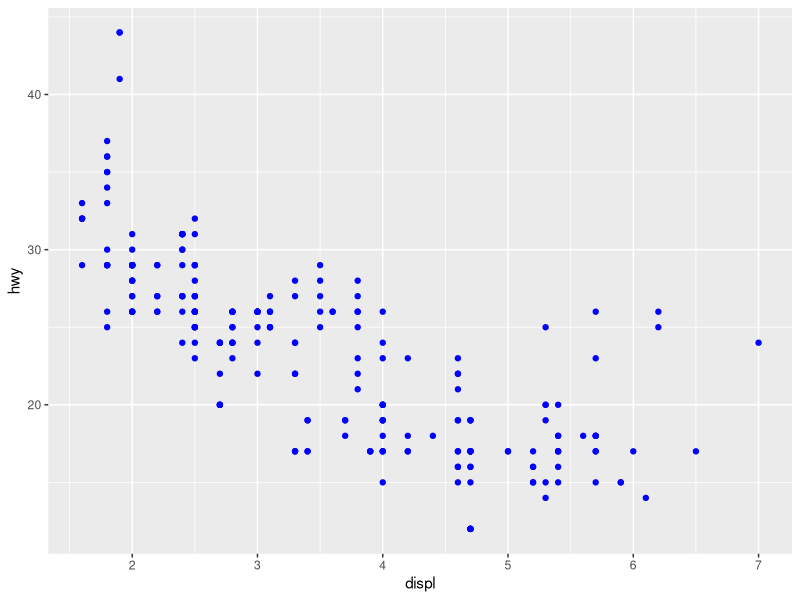
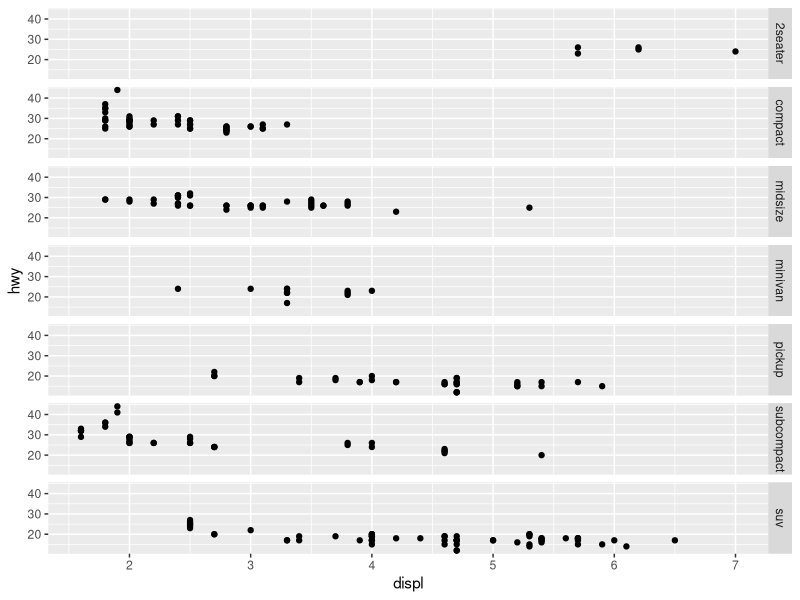
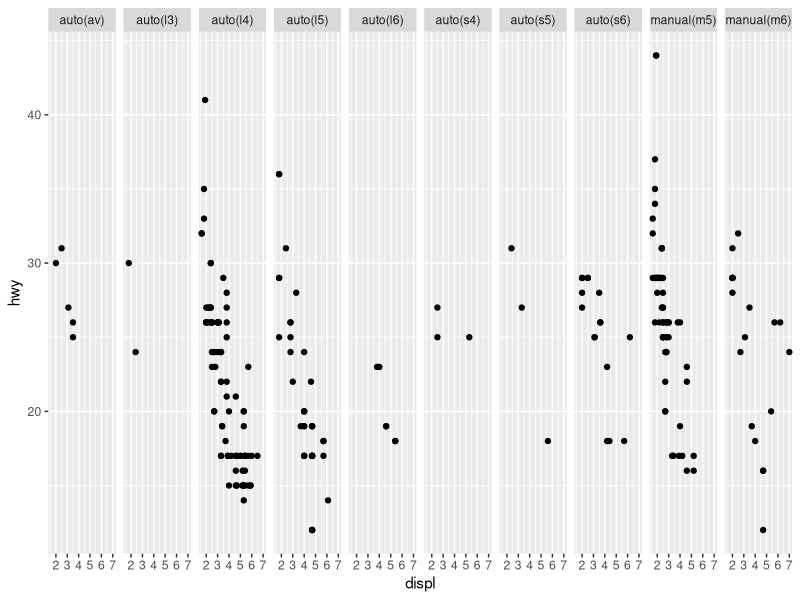
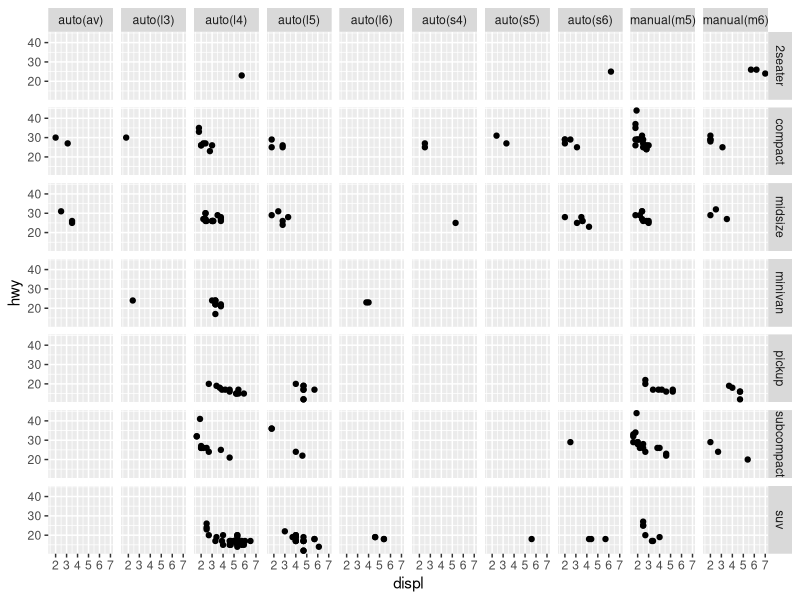
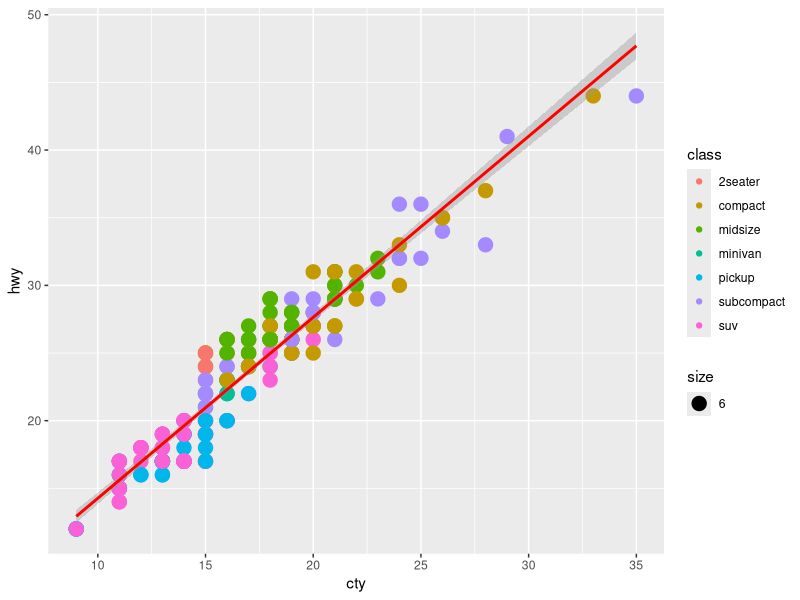
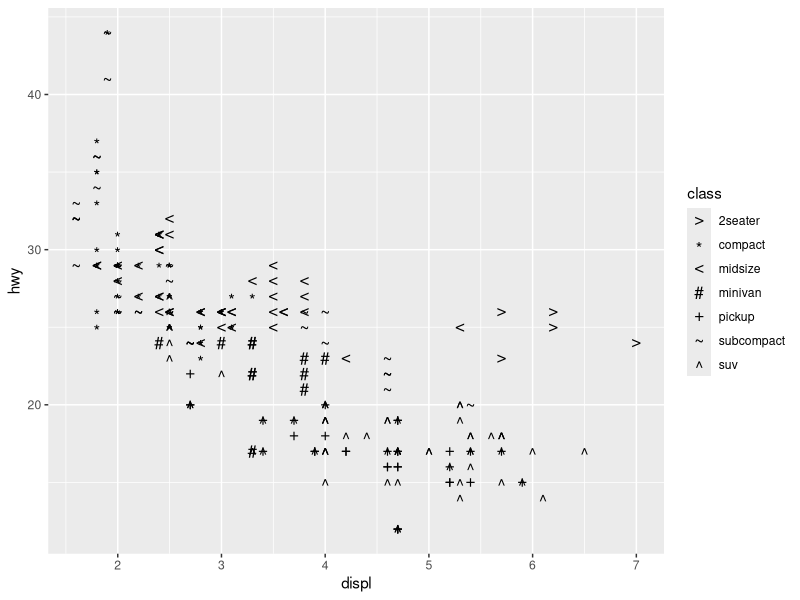
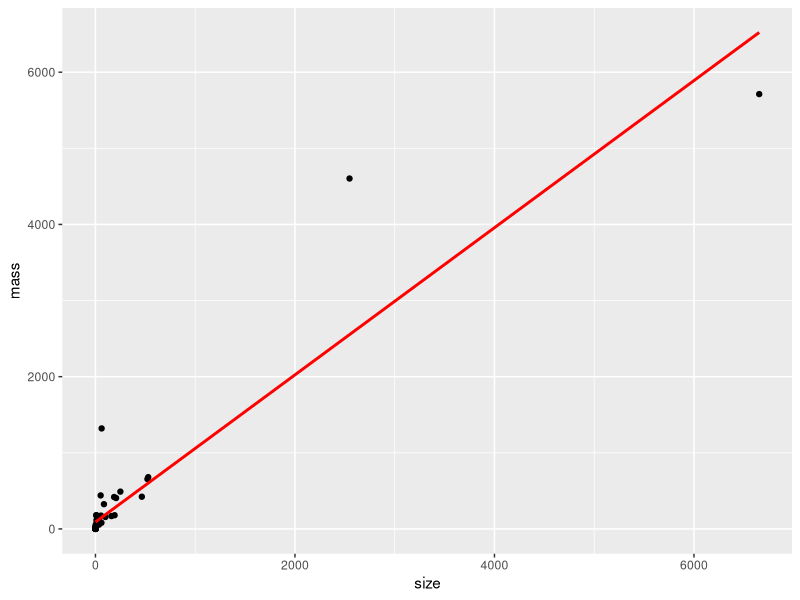
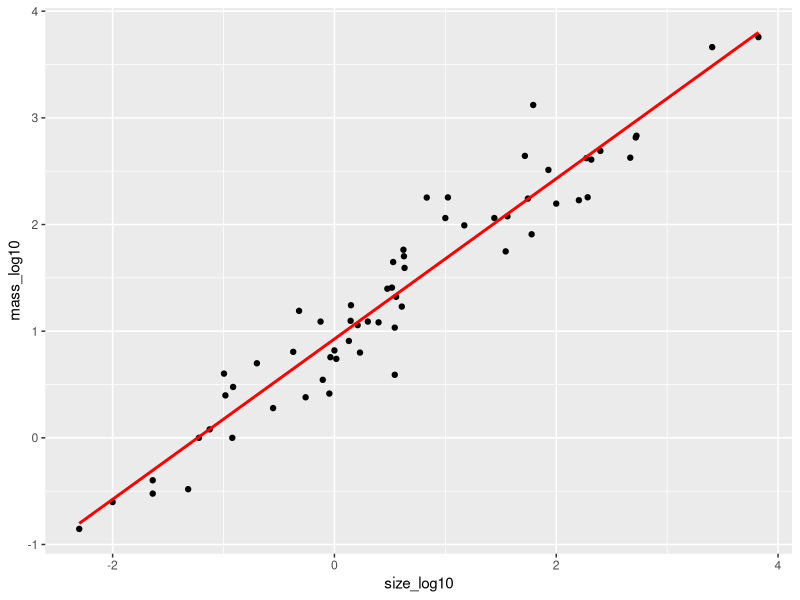

Here is the R script that generated these plots, in order:
## ---- chunk 1
# Write your code here
library(ggplot2)
data(mpg)

nrow(mpg)
ncol(mpg)

#without using nrow or ncol
head(mpg)

View(mpg) #shows number of rows and columns in view

dim(mpg)
## ---- chunk 2
# Write your code here
ggplot(data = mpg) + 
      geom_point(mapping = aes(x = displ, y = hwy), color="blue")
#color should be outside of the aes because it is not a variable color, it is all the same color
## ---- chunk 3
# Write your code here
p <- ggplot(data=mpg, aes(displ, hwy))+
  geom_point()

p+facet_grid(rows=vars(class))
p+facet_grid(cols=vars(trans))
p+facet_grid(vars(class), vars(trans))
## ---- chunk 4
# Write your code here
ggplot(mpg, aes(x=cty, y=hwy))+
  geom_point(aes(color=class, size=6))+
  geom_smooth(method=lm, color="red")
## ---- chunk 5
# Write your code here
subcompacts_15 <- subset(mpg, cty == 15)
subcompacts_15

subcom <- subset(subcompacts_15, class == "subcompact")
subcom

subcom_man_mod <- data.frame(subcom$manufacturer, subcom$model)
subcom_man_mod
## ---- chunk 6
# Write your code here
ggplot(data=mpg)+
  geom_point(mapping=aes(x=displ, y=hwy, shape=class), size=4)+
  scale_shape_manual(values=c(">","*","<","#","+","~","^"))
## ---- chunk 7
# Write your code here
x <- c(3.385,0.48,1.35,465,36.33,27.66,14.83,1.04,4.19,0.425,0.101,0.92,1,0.005,0.06,3.5,2,1.7,2547,0.023,187.1,521,0.785,10,3.3,0.2,1.41,529,207,85,0.75,62,6654,3.5,6.8,35,4.05,0.12,0.023,0.01,1.4,250,2.5,55.5,100,52.16,10.55,0.55,60,3.6,4.288,0.28,0.075,0.122,0.048,192,3,160,0.9,1.62,0.104,4.235)
y <- c(44.5,15.5,8.1,423,119.5,115,98.2,5.5,58,6.4,4,5.7,6.6,0.14,1,10.8,12.3,6.3,4603,0.3,419,655,3.5,115,25.6,5,17.5,680,406,325,12.3,1320,5712,3.9,179,56,17,1,0.4,0.25,12.5,490,12.1,175,157,440,179.5,2.4,81,21,39.2,1.9,1.2,3,0.33,180,25,169,2.6,11.4,2.5,50.4)
sizeMass <- data.frame(x, y) #combining the two columns into a dataframe
sizeMass

colnames(sizeMass) <- c("size", "mass") #renaming the columns
sizeMass
## ---- chunk 8
# Write your code here (method 1)
ggplot(sizeMass, aes(size, mass)) +
  geom_point() +
  geom_smooth(method = "lm", color = "red", se = FALSE)

size_log10 <- log10(sizeMass$size)
mass_log10 <- log10(sizeMass$mass)

logsizeMass <- data.frame(size_log10, mass_log10)

ggplot(logsizeMass, aes(size_log10, mass_log10)) +
  geom_point() +
  geom_smooth(method = "lm", color = "red", se = FALSE)

## ---- chunk 9
# Write your code here (method 2)
ggplot(sizeMass, aes(size, mass))+
  geom_point()+
  geom_smooth(method = "lm", color = "red", se = FALSE)+
  scale_x_log10()+
  scale_y_log10()
